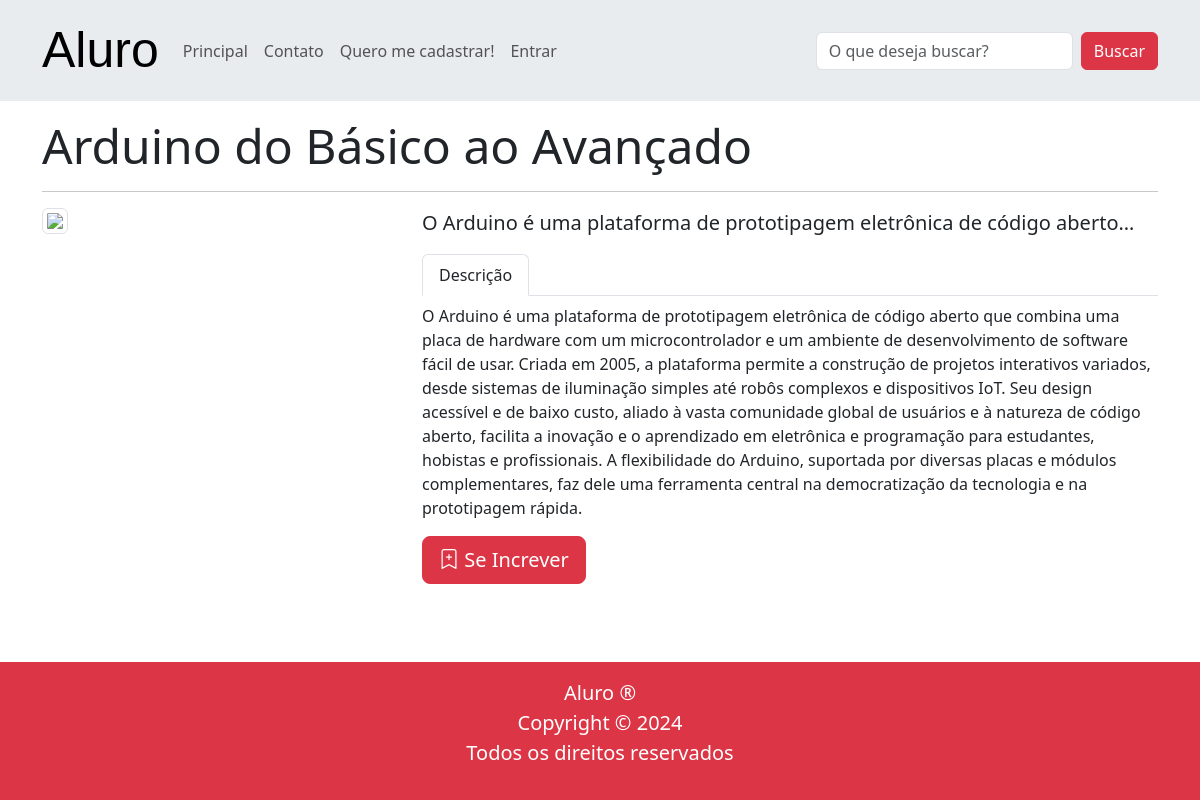
The app's page /curso/1 with its own data.
### tables this page shows
CREATE TABLE curso (
        id INTEGER PRIMARY KEY AUTOINCREMENT,
        nome TEXT NOT NULL,
        descricao TEXT NOT NULL,
        url TEXT NOT NULL
    );

### routes/main_routes.py (the view)
@router.get("/curso/{id:int}")
async def get_curso(request: Request, id: int):
    curso = CursoRepo.obter_um(id)
    return templates.TemplateResponse(
        "pages/curso.html",
        {
            "request": request,
            "curso": curso,
        },
    )

### templates/main/pages/curso.html (shortened to what this page needs)
{% extends "pages/base.html" %}
{% block conteudo %}
<h1 class="display-5"><b>{{curso.nome}}</b></h1>
<hr>
<div class="row">
    <div class="col-4">
        <img src="/static/img/cursos/{{'{:04d}'.format(curso.id)}}.jpg" class="img-thumbnail">
    </div>
    <div class="col-8">
        <p class="lead texto-1-linha">{{curso.descricao}}</p>
        <ul class="nav nav-tabs mb-2">
            <li class="nav-item">
                <a class="nav-link text-dark active" href="#" data-bs-toggle="tab"
                    data-bs-target="#divDescricao">Descrição</a>
            </li>
        </ul>
        <div class="tab-content" id="tab-content">
            <div class="tab-pane active" id="divDescricao">
                {{curso.descricao}}
            </div>
        </div>
        <form method="post" action="/aluno/post_adicionar_curso">
            <button class="btn btn-danger btn-lg">
                <i class="bi bi-bookmark-plus"></i>
                Se Increver
            </button>
        </form>
    </div>
</div>
{% endblock %}

### static/css/estilos.css (style rules this page uses)
.texto-1-linha { display: -webkit-box; -webkit-line-clamp: 1; line-clamp: 1; -webkit-box-orient: vertical; overflow: hidden; }

### records on screen
curso: nome "Arduino do Básico ao Avançado", descricao "O Arduino é uma plataforma de prototipagem eletrônica de código…", descricao "O Arduino é uma plataforma de prototipagem eletrônica de código aberto que combina uma placa de hardware com um microcontrolador e um ambiente de desenvolvimento de software fácil de usar. Criada em 2005, a plataforma permite a construção de projetos interativos variados, desde sistemas de iluminação simples até robôs complexos e dispositivos IoT. Seu design acessível e de baixo custo, aliado à vasta comunidade global de usuários e à natureza de código aberto, facilita a inovação e o aprendizado em eletrônica e programação para estudantes, hobistas e profissionais. A flexibilidade do Arduino, suportada por diversas placas e módulos complementares, faz dele uma ferramenta central na…"
